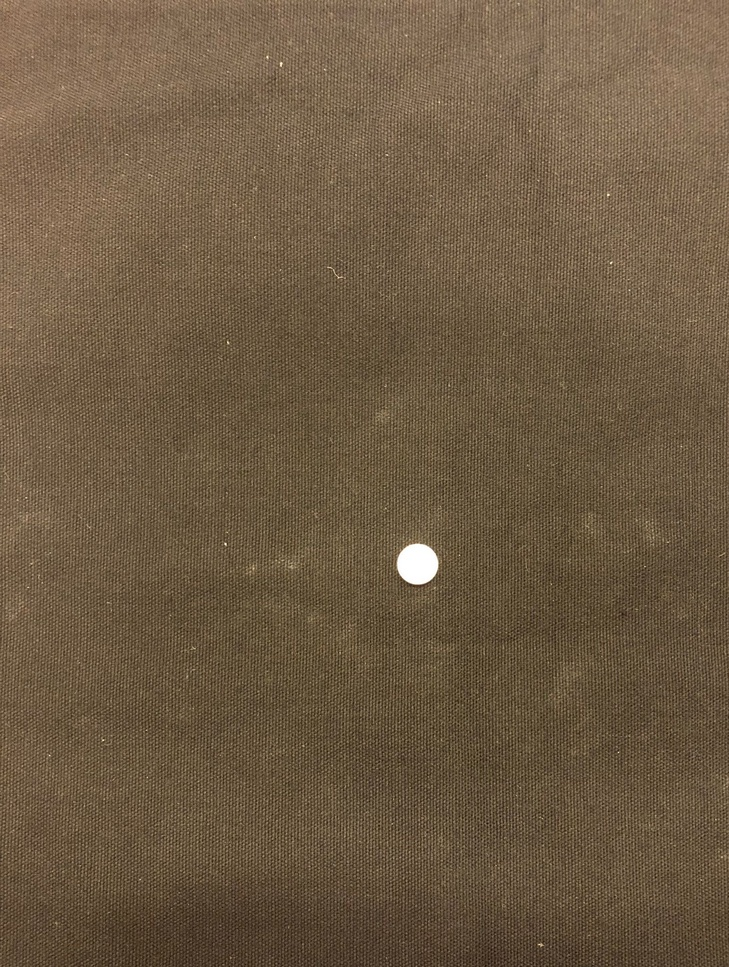
#> input picture count_point_pills/pill_large.jpeg, 729 x 967 px, shrunk from 1544 x 2048 before the run, found by its file name
$ python pills.py
#> lines starting #> are read from the running program, lines starting #| are printed output that depends on the picture; after the words box and inside, x2 and y2 are one past the last pixel; in counts of white or black regions, pixels touching at a corner belong together
import cv2
import numpy as np

def count_and_highlight_pills(reference_image_path, test_image_path, output_image_path):
    # Load the reference and test images
#> called with reference_image_path = './count_point_pills/pill_large.jpeg', test_image_path = './count_point_pills/pill1.jpeg'
    reference_image = cv2.imread(reference_image_path, cv2.IMREAD_GRAYSCALE)
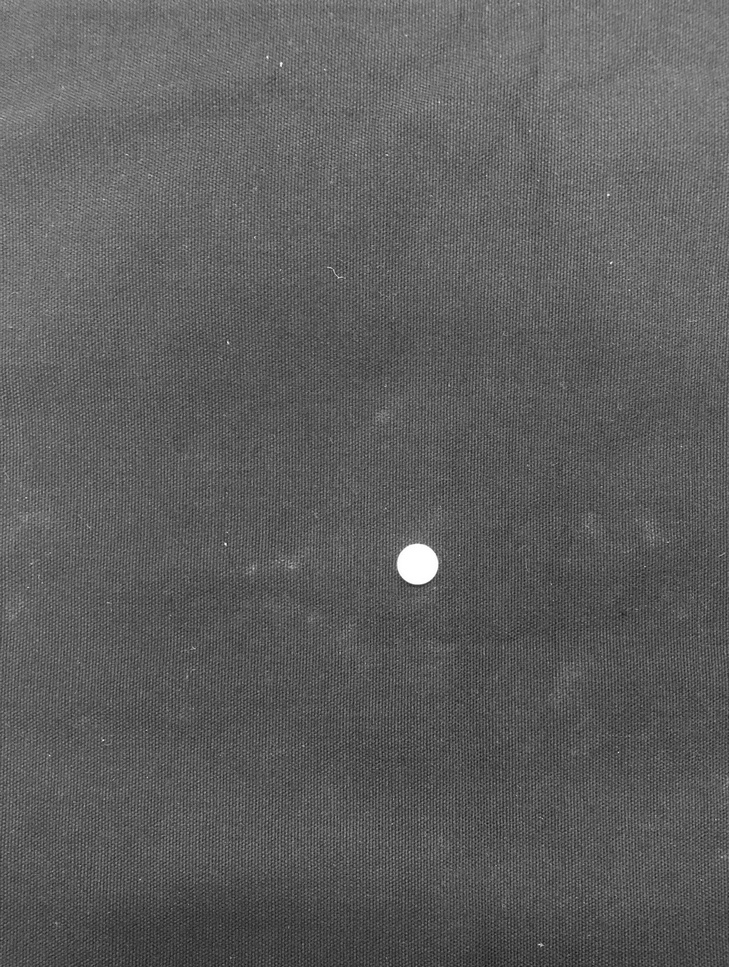
#> reference_image: shape (967, 729); min 17, max 255, mean 94.1
    test_image = cv2.imread(test_image_path, cv2.IMREAD_GRAYSCALE)
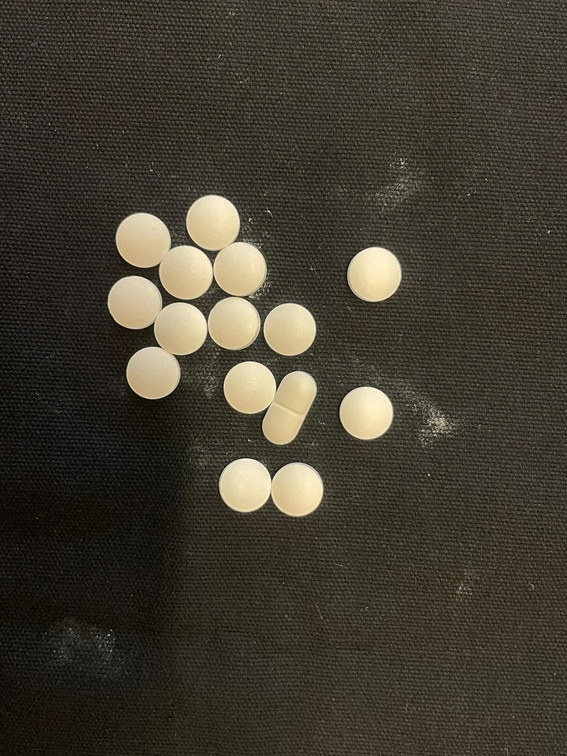
#> input picture count_point_pills/pill1.jpeg, 567 x 756 px, shrunk from 1200 x 1600 before the run, found by its file name
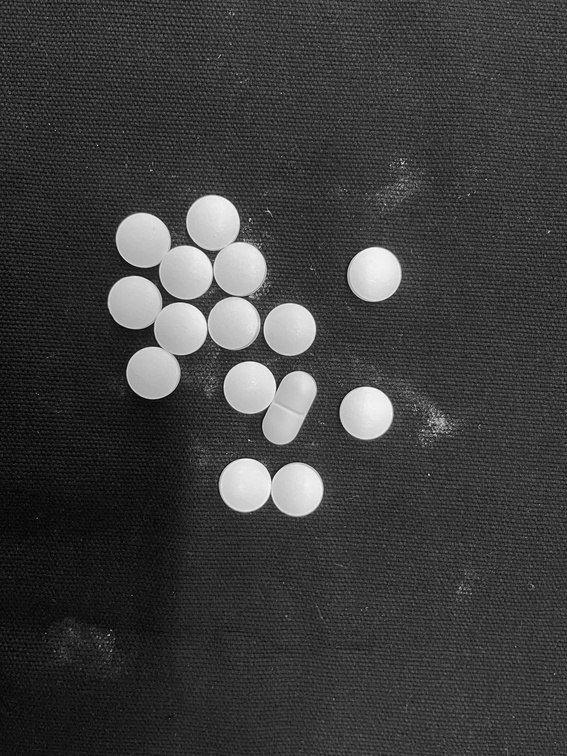
#> test_image: shape (756, 567); min 0, max 254, mean 60.6
    color_test_image = cv2.imread(test_image_path)
#> color_test_image is the input picture: shape (756, 567, 3); mean B, G, R 48.1, 60.5, 65.5

    # Apply GaussianBlur to the test image
    blurred_test_image = cv2.GaussianBlur(test_image, (9, 9), 0)

    # Use Canny edge detection
    edges = cv2.Canny(blurred_test_image, 10, 150)
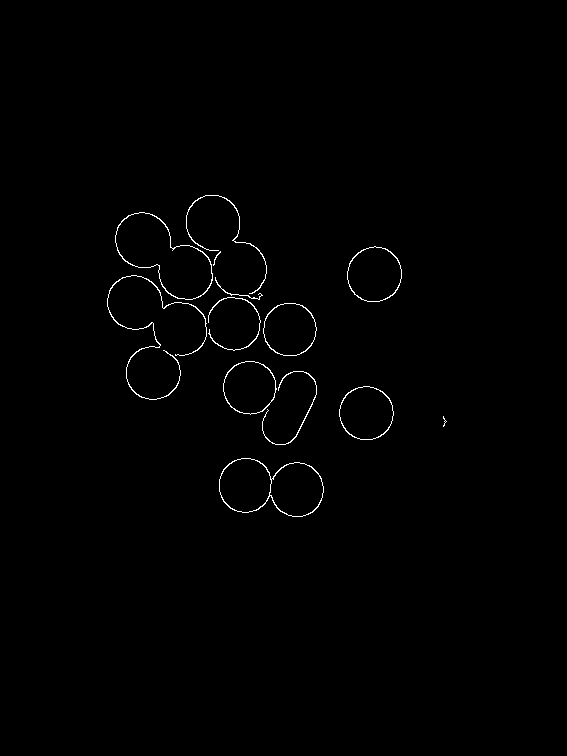
#> edges: shape (756, 567); 0.66% white in thin lines or dots, all inside (x1, y1, x2, y2) = (107, 195, 447, 517)

    # Find contours
    contours, _ = cv2.findContours(edges, cv2.RETR_EXTERNAL, cv2.CHAIN_APPROX_SIMPLE)
#> contours = 13 contours, 3 with area under 20; largest, box (x1, y1, x2, y2) and area: (115, 212, 213, 300) 4674, (219, 458, 324, 517) 4494, (347, 246, 402, 302) 2336, (339, 386, 394, 440) 2252, (263, 303, 317, 356) 2196

    # Filter contours by area
    min_area = 500  # Define a minimum area threshold
    filtered_contours = [cnt for cnt in contours if cv2.contourArea(cnt) > min_area]
#> filtered_contours = 6 contours; box (x1, y1, x2, y2) and area: (115, 212, 213, 300) 4674, (219, 458, 324, 517) 4494, (347, 246, 402, 302) 2336, (339, 386, 394, 440) 2252, (263, 303, 317, 356) 2196, (223, 361, 277, 415) 2176

    # Draw contours on the original test image
    cv2.drawContours(color_test_image, filtered_contours, -1, (0, 255, 0), 2)
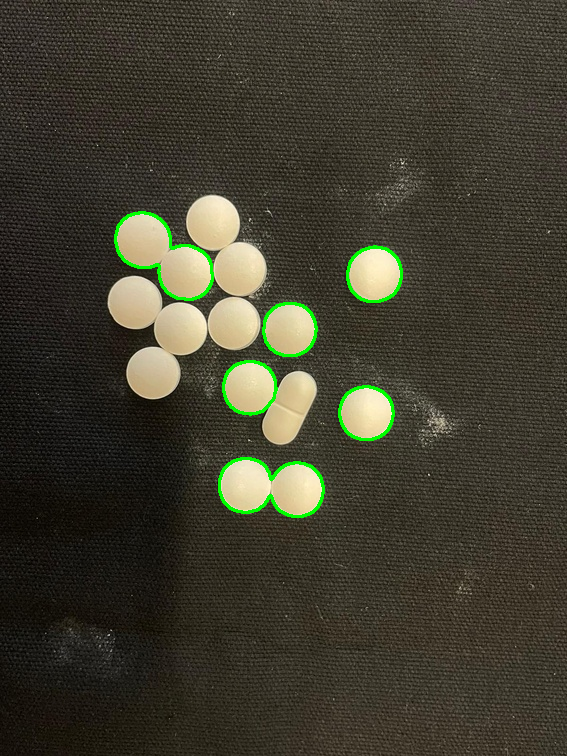
#> color_test_image: shape (756, 567, 3); 1.03% of pixels changed, all inside (x1, y1, x2, y2) = (114, 211, 403, 518)

    # Count the number of pills
    number_of_pills = len(filtered_contours)
#> number_of_pills = 6

    # Save the output image
    cv2.imwrite(output_image_path, color_test_image)

    return number_of_pills

reference_image_path = "./count_point_pills/pill_large.jpeg"  # Ruta de la imagen de referencia
test_image_path = "./count_point_pills/pill1.jpeg"          # Ruta de la imagen de prueba
output_image_path = "./count_point_pills/highlighted_pills.jpg" # Ruta de la imagen de salida

# Call the function and print the number of pills
number_of_pills = count_and_highlight_pills(reference_image_path, test_image_path, output_image_path)
#> number_of_pills = 6
print(f"Number of pills: {number_of_pills}")
#| Number of pills: 6
